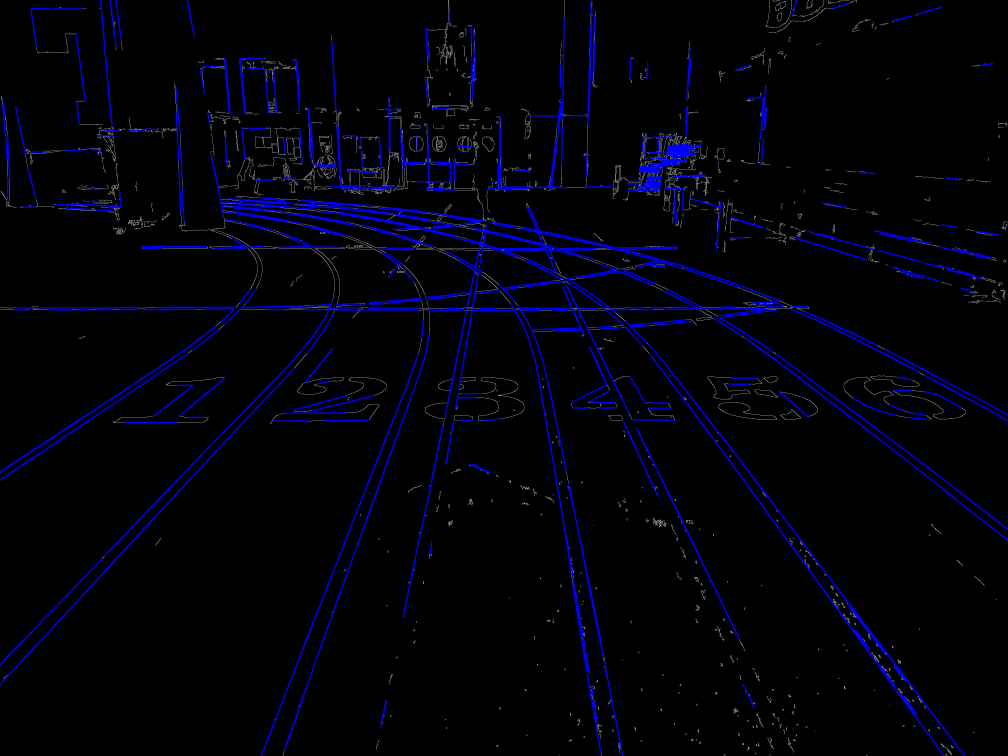
#> input picture media/CDSTP.png, 4032 x 3024 px (shown at 1/4 size)
$ python image_practice.py CDSTP.png
#> lines starting #> are read from the running program, lines starting #| are printed output that depends on the picture
#!/usr/bin/env python

import sys
import math
import cv2
import numpy as np
import argparse
import os
import scipy.ndimage as ndi
from PIL import Image

def calculate_slope(coordinates):
    if coordinates[0] - coordinates[2] == 0:
        slope = 1000
    else:
        slope = (coordinates[1] - coordinates[3])/(coordinates[0] - coordinates[2])

    return slope

def main(argv):

    parser = argparse.ArgumentParser(description="Get some clicks")
    parser.add_argument("input_path", help="Path to input image file")

    args = parser.parse_args()
    input_file = args.input_path

    if not os.path.isfile(input_file):
        print("Error, need an input file.")
        sys.exit(1)

    # Loads an image and applies a mask to isolate white pixels
    image = cv2.imread(input_file, cv2.IMREAD_COLOR)
#> image is the input picture: shape (3024, 4032, 3); mean B, G, R 10.9, 1.5, 1.5
    lower = np.array([180, 180, 180], dtype="uint8")
    upper = np.array([255, 255, 255], dtype="uint8")
    mask = cv2.inRange(image, lower, upper)
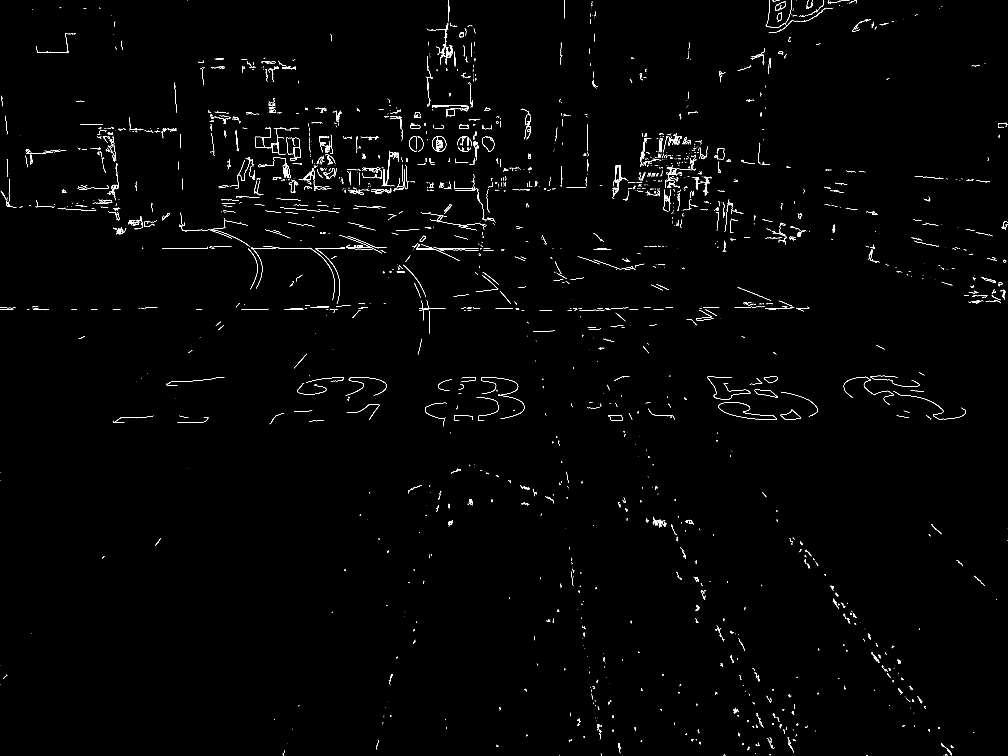
#> mask: shape (3024, 4032) (shown at 1/4 size); 0.6% white in thin lines or dots
    masked = cv2. bitwise_and(image, image, mask = mask)
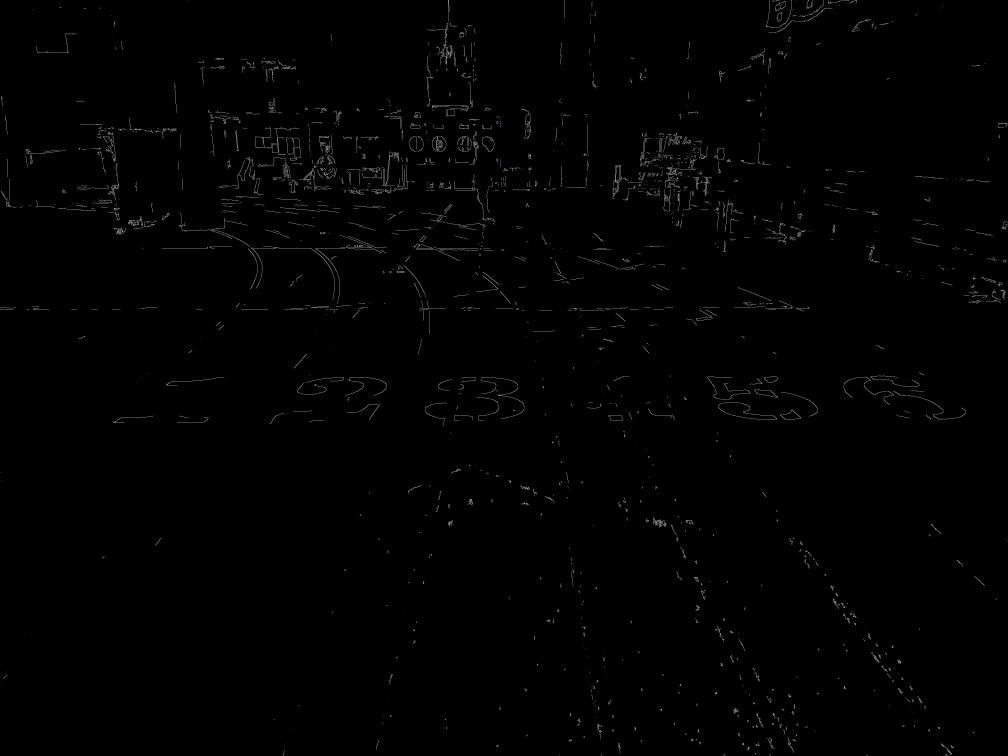
#> masked: shape (3024, 4032, 3) (shown at 1/4 size); mean B, G, R 1.5, 1.5, 1.5
    # im = Image.fromarray(masked).convert('RGB')
    # im.save('masked.png')

    src = cv2.cvtColor(masked, cv2.COLOR_BGR2GRAY)
    # src = cv2.imread(masked, cv2.IMREAD_GRAYSCALE)
    # Check if image is loaded fine
    if src is None:
        print ('Error opening image!')
        print ('Usage: hough_lines.py [image_name -- default ' + default_file + '] \n')
        return -1

    horizontal_crop = 1000
    vertical_crop = 1500
    roi = src[vertical_crop:, horizontal_crop:horizontal_crop+1800]
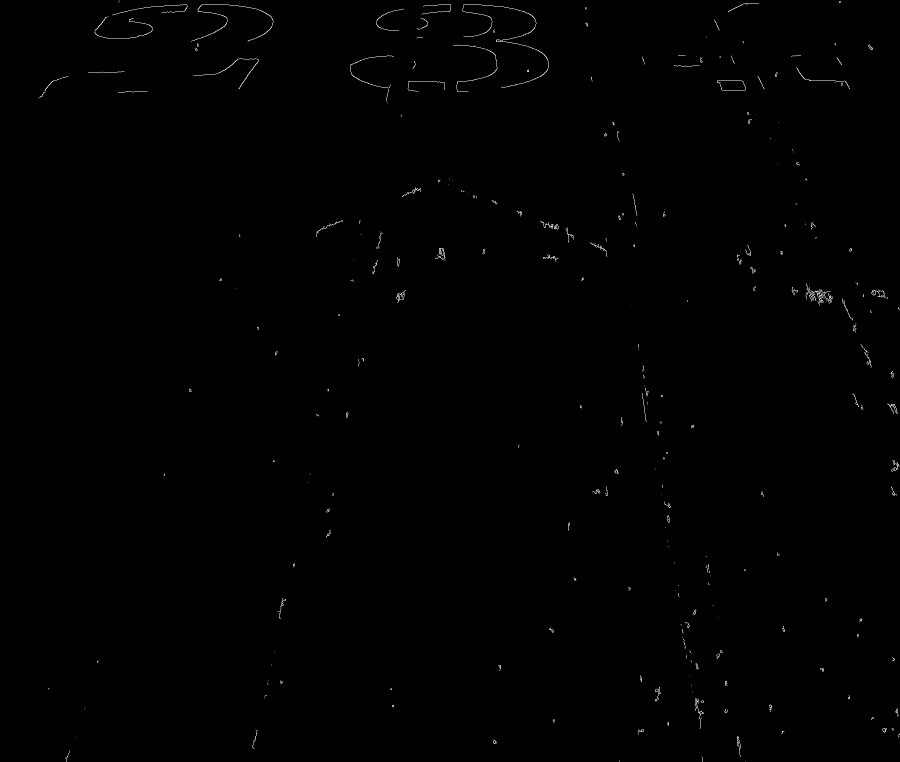
#> roi: shape (1524, 1800) (shown at 1/2 size); min 0, max 255, mean 0.8
    im = Image.fromarray(roi).convert('RGB')
    im.save('roi.png')
    dst = cv2.Canny(roi, 50, 200, None, 3)
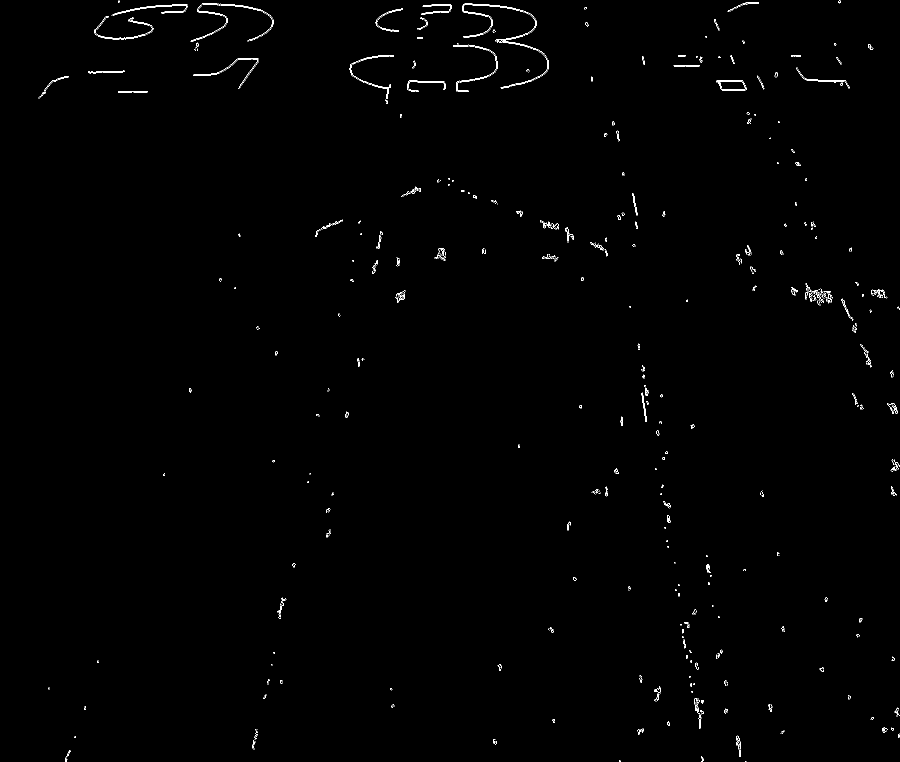
#> dst: shape (1524, 1800) (shown at 1/2 size); 0.46% white in thin lines or dots

    # Copy edges to the images that will display the results in BGR
    cdstP = cv2.cvtColor(dst, cv2.COLOR_GRAY2BGR)
#> cdstP: shape (1524, 1800, 3); 0.46% white in thin lines or dots

    # Finds Hough Lines
    # linesP = cv2.HoughLinesP(dst, 1, np.pi / 180, 50, None, 50, 10)
    linesP = cv2.HoughLinesP(dst, 1, np.pi / 180, 50, None, 100, 30)
#> linesP = [[344, 9, 469, 9], [849, 10, 986, 10], [323, 24, 423, 24], [302, 12, 402, 12], [1684, 604, 1743, 732]]
    if linesP is not None:
        for i in range(0, len(linesP)):
            l = linesP[i][0]
            if abs(calculate_slope(l)) > 1: #gets rid of horizontal lines
                cv2.line(cdstP, (l[0], l[1]), (l[2], l[3]), (0,0,255), 3, cv2.LINE_AA)
#> this loop made 5 passes
#> (l, slope in calculate_slope) on passes 1 to 5: ([344, 9, 469, 9], 0), ([849, 10, 986, 10], 0), ([323, 24, 423, 24], 0), ([302, 12, 402, 12], 0), ([1684, 604, 1743, 732], 2.17)
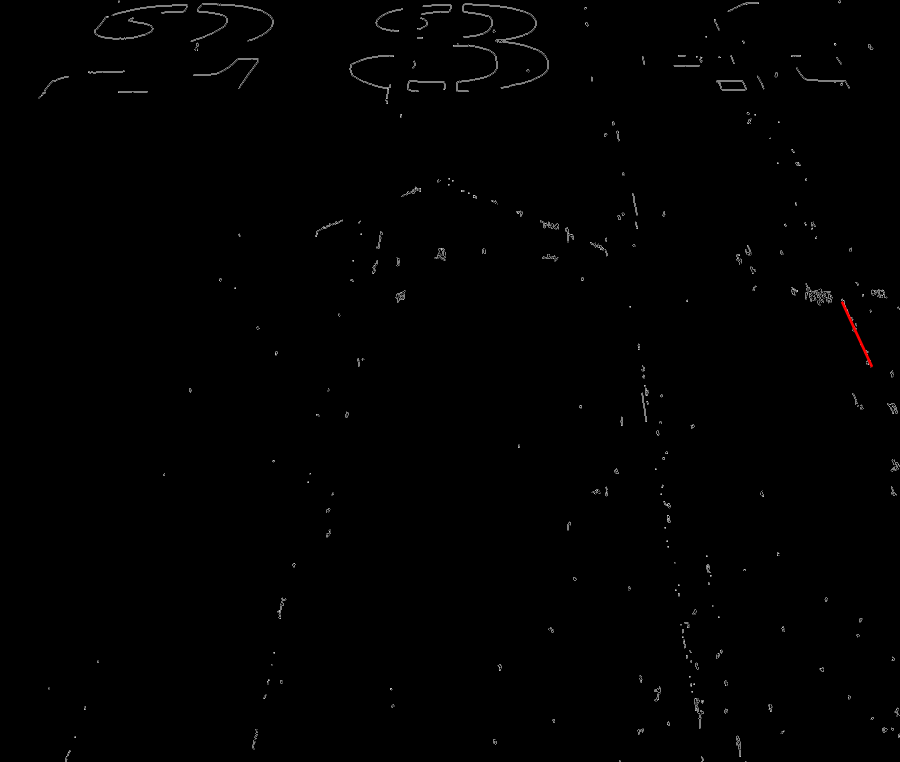
#> cdstP: shape (1524, 1800, 3) (shown at 1/2 size); mean B, G, R 1.2, 1.2, 1.2

    # cv2.imshow("Detected Lines (in red) - Probabilistic Line Transform", cdstP)

    if linesP is not None:
        for i in range(0, len(linesP)):
            l = linesP[i][0]
            if abs(calculate_slope(l)) > 1: #gets rid of horizontal lines
                if l[1] > len(dst) - 100 or l[3] > len(dst) - 100:
                    if l[0] < len(dst[0])/2 or l[2] < len(dst[0])/2:
                        left_lane = l
                        break

#> (the run stopped early here; a loop or call above may not have finished)
